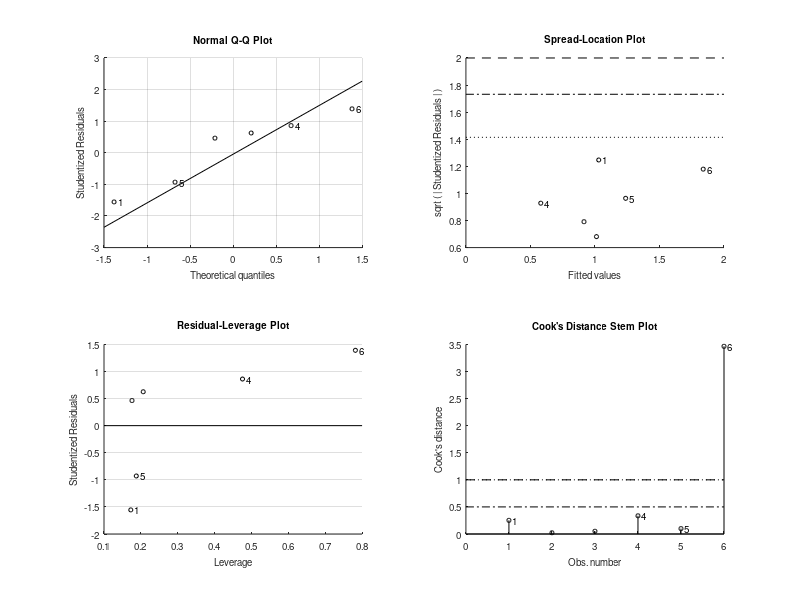

Write MATLAB code to recreate this figure. (Note: this script raises an error after producing the figure.)
% Linear regressions of zmeso biomass with surf chl 
% Tropical regions, annual climatology
% Historic and SSP585

clear all
close all

figp ='/Users/cpetrik/Dropbox/Princeton/Fish-MIP/CMIP6/driver_analysis/zmeso_figs/';

load('Hist_SSP585_coeffs_log10_chl_global_biomes.mat');

%%
Hist.slop = [HistB1,HistB2,HistB3,HistBG];
Hist.int = [HistA1,HistA2,HistA3,HistAG];

SSP.slop = [SSP585B1(1:6),SSP585B2(1:6),SSP585B3(1:6),SSP585BG(1:6)];
SSP.int = [SSP585A1(1:6),SSP585A2(1:6),SSP585A3(1:6),SSP585AG(1:6)];

%% predict mesozoo over chl values
% Models have a very large range
cmin = log10(0.01);
cmax = log10(25);
chl = logspace(cmin,cmax);

hzoo1 = Hist.int(:,1) + Hist.slop(:,1) .* log10(chl);
szoo1 = SSP.int(:,1) + SSP.slop(:,1) .* log10(chl);
hzoo2 = Hist.int(:,2) + Hist.slop(:,2) .* log10(chl);
szoo2 = SSP.int(:,2) + SSP.slop(:,2) .* log10(chl);
hzoo3 = Hist.int(:,3) + Hist.slop(:,3) .* log10(chl);
szoo3 = SSP.int(:,3) + SSP.slop(:,3) .* log10(chl);
hzoo4 = Hist.int(:,4) + Hist.slop(:,4) .* log10(chl);
szoo4 = SSP.int(:,4) + SSP.slop(:,4) .* log10(chl);

%% color same as Taylor diagrams
% cm=[0 0.7 0;...   %g
%     0 0 0.75;...  %b
%     0.5 0 1;...   %purple
%     1 0 0;...     %r
%     0.5 0 0;...   %maroon
%     0.35 0.35 0.35]; %grey

% cb=[34/255 136/255 51/255;...   %green
%     %238/255 119/255 51/255;...  %orange
%     %0/255 153/255 136/255;...   %teal
%     153/255 153/255 51/255;...   %olive
%     51/255 187/255 238/255;...  %cyan
%     0/255 68/255 136/255;...    %blue
%     238/255 102/255 119/255;... %red
%     170/255 51/255 119/255;...  %purple
%     0 0 0];                     %black

cb=[34/255 136/255 51/255;...   %green
    153/255 153/255 51/255;...  %olive
    51/255 187/255 238/255;...  %cyan
    0/255 68/255 136/255;...    %blue
    238/255 102/255 119/255;... %red
    170/255 51/255 119/255;...  %purple
    0.333 0.333 0.333];         %grey

set(groot,'defaultAxesColorOrder',cb);

hmod = {'CAN','CMCC','CNRM','GFDL','IPSL','UK','obs'};
smod = {'CAN','CMCC','CNRM','GFDL','IPSL','UK'};

%% linear regression of hist vs. future 

mdl1 = fitlm(Hist.slop(1:6,1),SSP.slop(:,1));
ypred1 = predict(mdl1,Hist.slop(1:6,1));

mdl2 = fitlm(Hist.slop(1:6,2),SSP.slop(:,2));
ypred2 = predict(mdl2,Hist.slop(1:6,2));

mdl3 = fitlm(Hist.slop(1:6,3),SSP.slop(:,3));
ypred3 = predict(mdl3,Hist.slop(1:6,3));

mdl4 = fitlm(Hist.slop(1:6,4),SSP.slop(:,4));
ypred4 = predict(mdl4,Hist.slop(1:6,4));

noCmdl1 = fitlm(Hist.slop(2:6,1),SSP.slop(2:6,1));
noCypred1 = predict(noCmdl1,Hist.slop(2:6,1));

noCmdl2 = fitlm(Hist.slop(2:6,2),SSP.slop(2:6,2));
noCypred2 = predict(noCmdl2,Hist.slop(2:6,2));

noCmdl3 = fitlm(Hist.slop(2:6,3),SSP.slop(2:6,3));
noCypred3 = predict(noCmdl3,Hist.slop(2:6,3));

noCmdl4 = fitlm(Hist.slop(2:6,4),SSP.slop(2:6,4));
noCypred4 = predict(noCmdl4,Hist.slop(2:6,4));

test=mdl1.Coefficients;
tt=table2array(test);

%% Figures
x = (-1:0.5:6);
xs = -1:0.5:6;
y1 = Hist.slop(7,1)*ones(size(xs));
y2 = Hist.slop(7,2)*ones(size(xs));
y3 = Hist.slop(7,3)*ones(size(xs));
y4 = Hist.slop(7,4)*ones(size(xs));

%% 3 biomes + global
f1 = figure('Units','inches','Position',[1 1 9 8]);
subplot(4,4,1)
plot(log10(chl),hzoo4,'LineWidth',2)
ylim([-6 3])
xlim([round(cmin) round(cmax)])
ylabel({'Global','log_1_0 zmeso'})
title('Hist')
lg  = legend({'CAN','CMCC','CNRM','GFDL','IPSL','UKESM','obsGLMM'}); 
lg.Position(1:2) = [.725 .45];

subplot(4,4,2)
plot(log10(chl),szoo4,'LineWidth',2)
ylim([-6 3])
xlim([round(cmin) round(cmax)])
title('SSP 585')

subplot(4,4,3)
for i=1:6
    plot(Hist.slop(i,4),SSP.slop(i,4),'.','color',cb(i,:),'MarkerSize',20); hold on;
end
plot(x,x,':k'); hold on;
plot(y4,xs,'color',cb(7,:)); hold on;
plot(Hist.slop(1:6,4),ypred4,'k'); hold on;
axis([0.2 2 0.2 2])
title('Future chl sensitivity')

subplot(4,4,5)
plot(log10(chl),hzoo1,'LineWidth',2)
ylim([-6 5])
xlim([round(cmin) round(cmax)])
% xlabel('log10 chl (mg m^-^3)')
ylabel({'LC','log_1_0 zmeso'})
text(-8.5,-35,'log_1_0 zmeso (mgC m^-^2)','Rotation',90)

subplot(4,4,6)
plot(log10(chl),szoo1,'LineWidth',2)
ylim([-6 5])
xlim([round(cmin) round(cmax)])
% xlabel('log_1_0 chl (mg m^-^3)')
% ylabel('log_1_0 zmeso (mgC m^-^2)')
%title('SSP 585')

subplot(4,4,7)
for i=1:6
    plot(Hist.slop(i,1),SSP.slop(i,1),'.','color',cb(i,:),'MarkerSize',20); hold on;
end
plot(x,x,':k'); hold on;
plot(y1,xs,'color',cb(7,:)); hold on;
plot(Hist.slop(1:6,1),ypred1,'k'); hold on;
% legend(smod)
% legend('location','southeast')
axis([0 2.5 0 2.5])

subplot(4,4,9)
plot(log10(chl),hzoo2,'LineWidth',2)
xlim([round(cmin) round(cmax)])
ylim([-10 7])
% xlabel('log_1_0 chl (mg m^-^3)')
%ylabel('log_1_0 zmeso (mgC m^-^2)')
ylabel({'HCSS','log_1_0 zmeso'})

subplot(4,4,10)
plot(log10(chl),szoo2,'LineWidth',2)
xlim([round(cmin) round(cmax)])
ylim([-10 7])

subplot(4,4,11)
plot(x,x,':k'); hold on;
for i=1:6
    plot(Hist.slop(i,2),SSP.slop(i,2),'.','color',cb(i,:),'MarkerSize',20); hold on;
end
plot(y2,xs,'color',cb(7,:)); hold on;
plot(Hist.slop(1:6,2),ypred2,'k'); hold on;
axis([0 4 0 6])
% xlabel('Historic chl sensitivity')
%ylabel('Future chl sensitivity')
%title('HCSS')

subplot(4,4,13)
plot(log10(chl),hzoo3,'LineWidth',2)
ylim([-10 5])
xlim([round(cmin) round(cmax)])
xlabel('log_1_0 chl (mg m^-^3)')
ylabel({'HCPS','log_1_0 zmeso'})

subplot(4,4,14)
plot(log10(chl),szoo3,'LineWidth',2)
ylim([-10 5])
xlim([round(cmin) round(cmax)])
xlabel('log_1_0 chl (mg m^-^3)')
% ylabel('log_1_0 zmeso (mgC m^-^2)')
%title('SSP 585')

subplot(4,4,15)
plot(x,x,':k'); hold on;
for i=1:6
    plot(Hist.slop(i,3),SSP.slop(i,3),'.','color',cb(i,:),'MarkerSize',20); hold on;
end
plot(y3,xs,'color',cb(7,:)); hold on;
plot(Hist.slop(1:6,3),ypred3,'k'); hold on;
axis([-0.5 3 0 5])
xlabel('Historic chl sensitivity')
%ylabel('Future chl sensitivity')
%title('HCPS')

print('-dpng',[figp 'Hist_SSP585_lm_EC_zmeso_chl_global_biomes_LC45_cmcc.png'])

%% No CAN + global
f4 = figure('Units','inches','Position',[1 1 9 8]);
subplot(4,4,1)
for i=2:7
    plot(log10(chl),hzoo4(i,:),'color',cb(i,:),'LineWidth',2); hold on;
end
ylim([-2 2])
lg  = legend({'CMCC','CNRM','GFDL','IPSL','UKESM','obsGLMM'}); 
lg.Position(1:2) = [.71 .45];
xlim([round(cmin) round(cmax)])
title('Hist')
ylabel({'Global','log_1_0 zmeso'})

subplot(4,4,2)
for i=2:6
    plot(log10(chl),szoo4(i,:),'color',cb(i,:),'LineWidth',2); hold on;
end
ylim([-2 2])
xlim([round(cmin) round(cmax)])
title('SSP 585')

subplot(4,4,3)
for i=2:6
    plot(Hist.slop(i,4),SSP.slop(i,4),'.','color',cb(i,:),'MarkerSize',20); hold on;
end
plot(x,x,':k'); hold on;
plot(y4,xs,'color',cb(7,:)); hold on;
plot(Hist.slop(2:6,4),noCypred4,'k'); hold on;
% legend(smod)
% legend('location','southeast')
axis([0.25 1.25 0.25 1.5])
title('Future chl sensitivity')


subplot(4,4,5)
for i=2:7
    plot(log10(chl),hzoo1(i,:),'color',cb(i,:),'LineWidth',2); hold on;
end
% legend(hmod)
% legend('location','northwest')
ylim([-3 4])
xlim([round(cmin) round(cmax)])
% xlabel('log_1_0 chl (mg m^-^3)')
ylabel({'LC','log_1_0 zmeso'})
text(-8.5,-30,'log_1_0 zmeso (mgC m^-^2)','Rotation',90)

subplot(4,4,6)
for i=2:6
    plot(log10(chl),szoo1(i,:),'color',cb(i,:),'LineWidth',2); hold on;
end
ylim([-3 4])
xlim([round(cmin) round(cmax)])
% xlabel('log_1_0 chl (mg m^-^3)')
% ylabel('log_1_0 zmeso (mgC m^-^2)')
%title('SSP 585')

subplot(4,4,7)
for i=2:6
    plot(Hist.slop(i,1),SSP.slop(i,1),'.','color',cb(i,:),'MarkerSize',20); hold on;
end
plot(x,x,':k'); hold on;
plot(y1,xs,'color',cb(7,:)); hold on;
plot(Hist.slop(2:6,1),noCypred1,'k'); hold on;
% legend(smod)
% legend('location','southeast')
axis([0 2.5 0 2.5])
% xlabel('Historic chl sensitivity')

subplot(4,4,9)
for i=2:7
    plot(log10(chl),hzoo2(i,:),'color',cb(i,:),'LineWidth',2); hold on;
end
ylim([-4 3])
xlim([round(cmin) round(cmax)])
% xlabel('log_1_0 chl (mg m^-^3)')
ylabel({'HCSS','log_1_0 zmeso'})

subplot(4,4,10)
for i=2:6
    plot(log10(chl),szoo2(i,:),'color',cb(i,:),'LineWidth',2); hold on;
end
ylim([-4 3])
xlim([round(cmin) round(cmax)])
% xlabel('log_1_0 chl (mg m^-^3)')
%title('SSP 585')

subplot(4,4,11)
plot(x,x,':k'); hold on;
for i=2:6
    plot(Hist.slop(i,2),SSP.slop(i,2),'.','color',cb(i,:),'MarkerSize',20); hold on;
end
plot(y2,xs,'color',cb(7,:)); hold on;
plot(Hist.slop(2:6,2),noCypred2,'k'); hold on;
axis([-0.2 2 -0.2 1.4])
% xlabel('Historic chl sensitivity')
%title('HCSS')

subplot(4,4,13)
for i=2:7
    plot(log10(chl),hzoo3(i,:),'color',cb(i,:),'LineWidth',2); hold on;
end
ylim([-1.5 1])
xlim([round(cmin) round(cmax)])
xlabel('log_1_0 chl (mg m^-^3)')
ylabel({'HCPS','log_1_0 zmeso'})

subplot(4,4,14)
for i=2:6
    plot(log10(chl),szoo3(i,:),'color',cb(i,:),'LineWidth',2); hold on;
end
ylim([-1.5 1])
xlim([round(cmin) round(cmax)])
xlabel('log_1_0 chl (mg m^-^3)')
%title('SSP 585')

subplot(4,4,15)
plot(x,x,':k'); hold on;
for i=2:6
    plot(Hist.slop(i,3),SSP.slop(i,3),'.','color',cb(i,:),'MarkerSize',20); hold on;
end
plot(y3,xs,'color',cb(7,:)); hold on;
plot(Hist.slop(2:6,3),noCypred3,'k'); hold on;
axis([-0.5 0.75 0 0.75])
xlabel('Historic chl sensitivity')


print('-dpng',[figp 'Hist_SSP585_lm_EC_zmeso_chl_global_biomes_LC45_cmcc_noCAN.png'])

%% No CAN no UK + global
figure(7)
subplot(4,3,1)
for i=2:5
    plot(log10(chl),hzoo4(i,:),'color',cb(i,:),'LineWidth',2); hold on;
end
plot(log10(chl),hzoo4(6,:),'color',cb(7,:),'LineWidth',2); hold on;
% legend(hmod)
% legend('location','northwest')
ylim([-3 2])
xlim([round(cmin) round(cmax)])
title('Hist')
ylabel('Global')

subplot(4,3,2)
for i=2:5
    plot(log10(chl),szoo4(i,:),'color',cb(i,:),'LineWidth',2); hold on;
end
ylim([-3 2])
xlim([round(cmin) round(cmax)])
title('SSP 585')

subplot(4,3,3)
for i=2:5
    plot(Hist.slop(i,4),SSP.slop(i,4),'.','color',cb(i,:),'MarkerSize',20); hold on;
end
plot(x,x,':k'); hold on;
plot(y4,xs,'color',cb(7,:)); hold on;
axis([0.3 1.3 0.3 1.3])
title('Future chl sensitivity')

subplot(4,3,4)
for i=2:5
    plot(log10(chl),hzoo1(i,:),'color',cb(i,:),'LineWidth',2); hold on;
end
plot(log10(chl),hzoo1(6,:),'color',cb(7,:),'LineWidth',2); hold on;
% legend(hmod)
% legend('location','northwest')
ylim([-10 6])
xlim([round(cmin) round(cmax)])
% xlabel('log_1_0 chl (mg m^-^3)')
ylabel('LC')
text(-8.5,-15,'log_1_0 zmeso (mgC m^-^2)','Rotation',90)

subplot(4,3,5)
for i=2:5
    plot(log10(chl),szoo1(i,:),'color',cb(i,:),'LineWidth',2); hold on;
end
ylim([-10 6])
xlim([round(cmin) round(cmax)])
% xlabel('log_1_0 chl (mg m^-^3)')
% ylabel('log_1_0 zmeso (mgC m^-^2)')
%title('SSP 585')

subplot(4,3,6)
for i=2:5
    plot(Hist.slop(i,1),SSP.slop(i,1),'.','color',cb(i,:),'MarkerSize',20); hold on;
end
plot(x,x,':k'); hold on;
plot(y1,xs,'color',cb(7,:)); hold on;
axis([1 5 1 5])
% xlabel('Historic chl sensitivity')

subplot(4,3,7)
for i=2:5
    plot(log10(chl),hzoo2(i,:),'color',cb(i,:),'LineWidth',2); hold on;
end
plot(log10(chl),hzoo2(6,:),'color',cb(7,:),'LineWidth',2); hold on;
ylim([-6 3])
xlim([round(cmin) round(cmax)])
% xlabel('log_1_0 chl (mg m^-^3)')
ylabel('HCSS')
%title('Hist')

subplot(4,3,8)
for i=2:5
    plot(log10(chl),szoo2(i,:),'color',cb(i,:),'LineWidth',2); hold on;
end
ylim([-6 3])
xlim([round(cmin) round(cmax)])
% xlabel('log_1_0 chl (mg m^-^3)')
%title('SSP 585')

subplot(4,3,9)
plot(x,x,':k'); hold on;
for i=2:5
    plot(Hist.slop(i,2),SSP.slop(i,2),'.','color',cb(i,:),'MarkerSize',20); hold on;
end
plot(y2,xs,'color',cb(7,:)); hold on;
axis([-0.25 1.5 -0.25 1.5])
% xlabel('Historic chl sensitivity')
%title('HCSS')

subplot(4,3,10)
for i=2:5
    plot(log10(chl),hzoo3(i,:),'color',cb(i,:),'LineWidth',2); hold on;
end
plot(log10(chl),hzoo3(6,:),'color',cb(7,:),'LineWidth',2); hold on;
ylim([-2 1])
xlim([round(cmin) round(cmax)])
xlabel('log_1_0 chl (mg m^-^3)')
ylabel('HCPS')

subplot(4,3,11)
for i=2:5
    plot(log10(chl),szoo3(i,:),'color',cb(i,:),'LineWidth',2); hold on;
end
ylim([-2 1])
xlim([round(cmin) round(cmax)])
xlabel('log_1_0 chl (mg m^-^3)')
%title('SSP 585')

subplot(4,3,12)
plot(x,x,':k'); hold on;
for i=2:5
    plot(Hist.slop(i,3),SSP.slop(i,3),'.','color',cb(i,:),'MarkerSize',20); hold on;
end
plot(y3,xs,'color',cb(7,:)); hold on;
axis([-0.2 0.8 0 0.8])
xlabel('Historic chl sensitivity')

print('-dpng',[figp 'Hist_SSP585_lm_EC_zmeso_chl_global_biomes_LC45_cmcc_noCANnoUK.png'])

